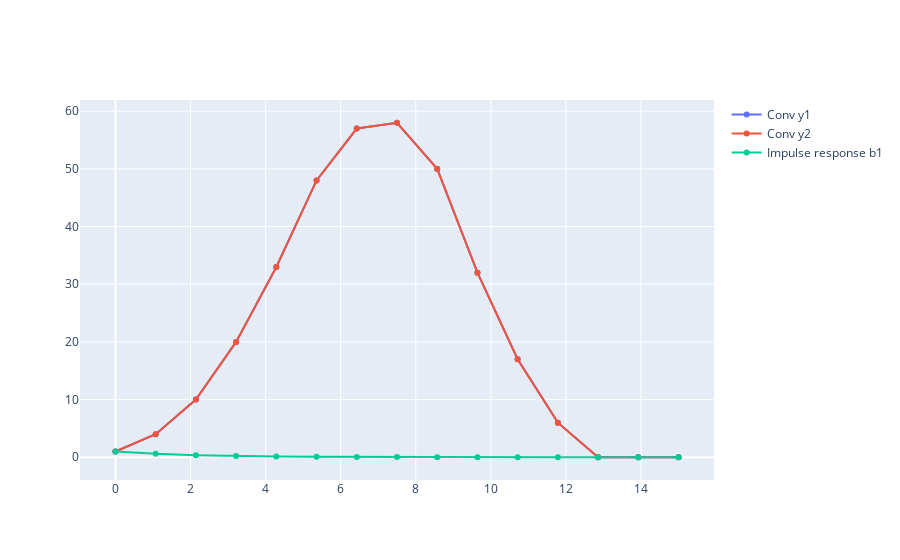

This figure's notebook cell:
### Code cell
fig = go.Figure()
N = 15
x_axis = np.linspace(0 , 15, N)

fig.add_traces(go.Scatter( 
                        x = x_axis, y = y1, mode='markers+lines', name= 'Conv y1'))
fig.add_traces(go.Scatter( 
                        x = x_axis, y = y2, mode='markers+lines', name= 'Conv y2'))

fig.add_traces(go.Scatter( 
                        x = x_axis, y = y_b1_out, mode='markers+lines', name= 'Impulse response b1'))

### Figure 1 — Plotly figure (JSON) as saved in the notebook; plotly's stock layout.template omitted (floating-point values rounded to 4 significant figures)
{"data": [{"mode": "markers+lines", "name": "Conv y1", "type": "scatter", "x": [0, 1.071, 2.143, 3.214, 4.286, 5.357, 6.429, 7.5, 8.571, 9.643, 10.71, 11.79, 12.86, 13.93, 15], "y": [1, 4, 10, 20, 33, 48, 57, 58, 50, 32, 17, 6, 0, 0, 0]}, {"mode": "markers+lines", "name": "Conv y2", "type": "scatter", "x": [0, 1.071, 2.143, 3.214, 4.286, 5.357, 6.429, 7.5, 8.571, 9.643, 10.71, 11.79, 12.86, 13.93, 15], "y": [1, 4, 10, 20, 33, 48, 57, 58, 50, 32, 17, 6, 0, 0, 0]}, {"mode": "markers+lines", "name": "Impulse response b1", "type": "scatter", "x": [0, 1.071, 2.143, 3.214, 4.286, 5.357, 6.429, 7.5, 8.571, 9.643, 10.71, 11.79, 12.86, 13.93, 15], "y": [1, 0.6, 0.36, 0.216, 0.1296, 0.07776, 0.04666, 0.02799, 0.0168, 0.01008, 0.006047, 0.003628, 0.002177, 0.001306, 0.0007836]}], "layout": {}}
